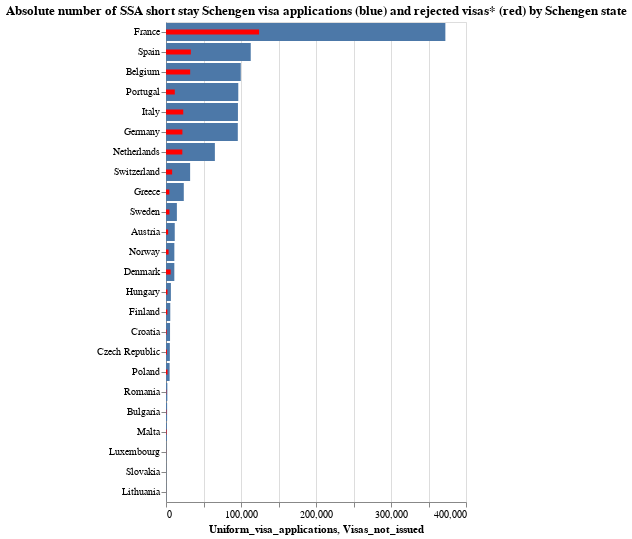

Notebook code cell kept with this figure:
### Code cell
#tp250620
visa_applications = alt.Chart(SCHENGEN_REJECTION_RATES_2024).mark_bar().encode(
    alt.Y('SchengenState', sort=alt.EncodingSortField(field='Uniform_visa_applications', order='descending')),
    x='Uniform_visa_applications'
)

visa_rejections = alt.Chart(SCHENGEN_REJECTION_RATES_2024).mark_bar(height=5, color='red').encode(
    alt.Y('SchengenState', sort=alt.EncodingSortField(field='Uniform_visa_applications', order='descending'), title=''),
    x='Visas_not_issued'
).properties(
    title='Absolute number of SSA short stay Schengen visa applications (blue) and rejected visas* (red) by Schengen state'
)

(visa_applications + visa_rejections)

### Figure 1 — Vega-Lite specification as saved in the notebook (floating-point values rounded to 4 significant figures)
{"config": {"view": {"continuousWidth": 300, "continuousHeight": 300}}, "layer": [{"mark": {"type": "bar"}, "encoding": {"x": {"field": "Uniform_visa_applications", "type": "quantitative"}, "y": {"field": "SchengenState", "sort": {"field": "Uniform_visa_applications", "order": "descending"}, "type": "nominal"}}}, {"mark": {"type": "bar", "color": "red", "height": 5}, "encoding": {"x": {"field": "Visas_not_issued", "type": "quantitative"}, "y": {"field": "SchengenState", "sort": {"field": "Uniform_visa_applications", "order": "descending"}, "title": "", "type": "nominal"}}, "title": "Absolute number of SSA short stay Schengen visa applications (blue) and rejected visas* (red) by Schengen state"}], "data": {"name": "data-ceb1cb61bfc8be645518f7290f9cfca5"}, "$schema": "https://vega.github.io/schema/vega-lite/v5.20.1.json", "datasets": {"data-ceb1cb61bfc8be645518f7290f9cfca5": [{"SchengenState": "Austria", "Uniform_visa_applications": 11670.0, "Uniform_visas_issued_total": 8762.0, "MEV_issued": 6662.0, "Visas_not_issued": 2865.0, "Not_issued_rate": 0.2456}, {"SchengenState": "Belgium", "Uniform_visa_applications": 99680.0, "Uniform_visas_issued_total": 65020.0, "MEV_issued": 43330.0, "Visas_not_issued": 32220.0, "Not_issued_rate": 0.3233}, {"SchengenState": "Bulgaria", "Uniform_visa_applications": 1474.0, "Uniform_visas_issued_total": 778.0, "MEV_issued": 251.0, "Visas_not_issued": 465.0, "Not_issued_rate": 0.3155}, {"SchengenState": "Croatia", "Uniform_visa_applications": 5396.0, "Uniform_visas_issued_total": 4530.0, "MEV_issued": 4190.0, "Visas_not_issued": 858.0, "Not_issued_rate": 0.159}, {"SchengenState": "Czech Republic", "Uniform_visa_applications": 5125.0, "Uniform_visas_issued_total": 3927.0, "MEV_issued": 994.0, "Visas_not_issued": 1165.0, "Not_issued_rate": 0.2273}, {"SchengenState": "Denmark", "Uniform_visa_applications": 11100.0, "Uniform_visas_issued_total": 4444.0, "MEV_issued": 710.0, "Visas_not_issued": 6197.0, "Not_issued_rate": 0.558}, {"SchengenState": "Finland", "Uniform_visa_applications": 5701.0, "Uniform_visas_issued_total": 3817.0, "MEV_issued": 1876.0, "Visas_not_issued": 1752.0, "Not_issued_rate": 0.3073}, {"SchengenState": "France", "Uniform_visa_applications": 372500.0, "Uniform_visas_issued_total": 243400.0, "MEV_issued": 78890.0, "Visas_not_issued": 124100.0, "Not_issued_rate": 0.3332}, {"SchengenState": "Germany", "Uniform_visa_applications": 95740.0, "Uniform_visas_issued_total": 72680.0, "MEV_issued": 58570.0, "Visas_not_issued": 21870.0, "Not_issued_rate": 0.2284}, {"SchengenState": "Greece", "Uniform_visa_applications": 23710.0, "Uniform_visas_issued_total": 18180.0, "MEV_issued": 13200.0, "Visas_not_issued": 4452.0, "Not_issued_rate": 0.1877}, {"SchengenState": "Hungary", "Uniform_visa_applications": 6516.0, "Uniform_visas_issued_total": 4594.0, "MEV_issued": 1325.0, "Visas_not_issued": 1922.0, "Not_issued_rate": 0.295}, {"SchengenState": "Italy", "Uniform_visa_applications": 95920.0, "Uniform_visas_issued_total": 72640.0, "MEV_issued": 47550.0, "Visas_not_issued": 22980.0, "Not_issued_rate": 0.2396}, {"SchengenState": "Lithuania", "Uniform_visa_applications": 220.0, "Uniform_visas_issued_total": 178.0, "MEV_issued": 104.0, "Visas_not_issued": 42.0, "Not_issued_rate": 0.1909}, {"SchengenState": "Luxembourg", "Uniform_visa_applications": 358.0, "Uniform_visas_issued_total": 197.0, "MEV_issued": 57.0, "Visas_not_issued": 148.0, "Not_issued_rate": 0.4134}, {"SchengenState": "Malta", "Uniform_visa_applications": 1118.0, "Uniform_visas_issued_total": 438.0, "MEV_issued": 145.0, "Visas_not_issued": 653.0, "Not_issued_rate": 0.5841}, {"SchengenState": "Netherlands", "Uniform_visa_applications": 65170.0, "Uniform_visas_issued_total": 41090.0, "MEV_issued": 27390.0, "Visas_not_issued": 21730.0, "Not_issued_rate": 0.3335}, {"SchengenState": "Norway", "Uniform_visa_applications": 11130.0, "Uniform_visas_issued_total": 7722.0, "MEV_issued": 2617.0, "Visas_not_issued": 3412.0, "Not_issued_rate": 0.3064}, {"SchengenState": "Poland", "Uniform_visa_applications": 4831.0, "Uniform_visas_issued_total": 2849.0, "MEV_issued": 530.0, "Visas_not_issued": 1962.0, "Not_issued_rate": 0.4061}, {"SchengenState": "Portugal", "Uniform_visa_applications": 96380.0, "Uniform_visas_issued_total": 78480.0, "MEV_issued": 38900.0, "Visas_not_issued": 11720.0, "Not_issued_rate": 0.1216}, {"SchengenState": "Romania", "Uniform_visa_applications": 1777.0, "Uniform_visas_issued_total": 1318.0, "MEV_issued": 254.0, "Visas_not_issued": 412.0, "Not_issued_rate": 0.2319}, {"SchengenState": "Slovakia", "Uniform_visa_applications": 277.0, "Uniform_visas_issued_total": 261.0, "MEV_issued": 68.0, "Visas_not_issued": 14.0, "Not_issued_rate": 0.05054}, {"SchengenState": "Spain", "Uniform_visa_applications": 113000.0, "Uniform_visas_issued_total": 71920.0, "MEV_issued": 15880.0, "Visas_not_issued": 33110.0, "Not_issued_rate": 0.293}, {"SchengenState": "Sweden", "Uniform_visa_applications": 14510.0, "Uniform_visas_issued_total": 9304.0, "MEV_issued": 2085.0, "Visas_not_issued": 4557.0, "Not_issued_rate": 0.3141}, {"SchengenState": "Switzerland", "Uniform_visa_applications": 32170.0, "Uniform_visas_issued_total": 23380.0, "MEV_issued": 9971.0, "Visas_not_issued": 8171.0, "Not_issued_rate": 0.254}]}}
